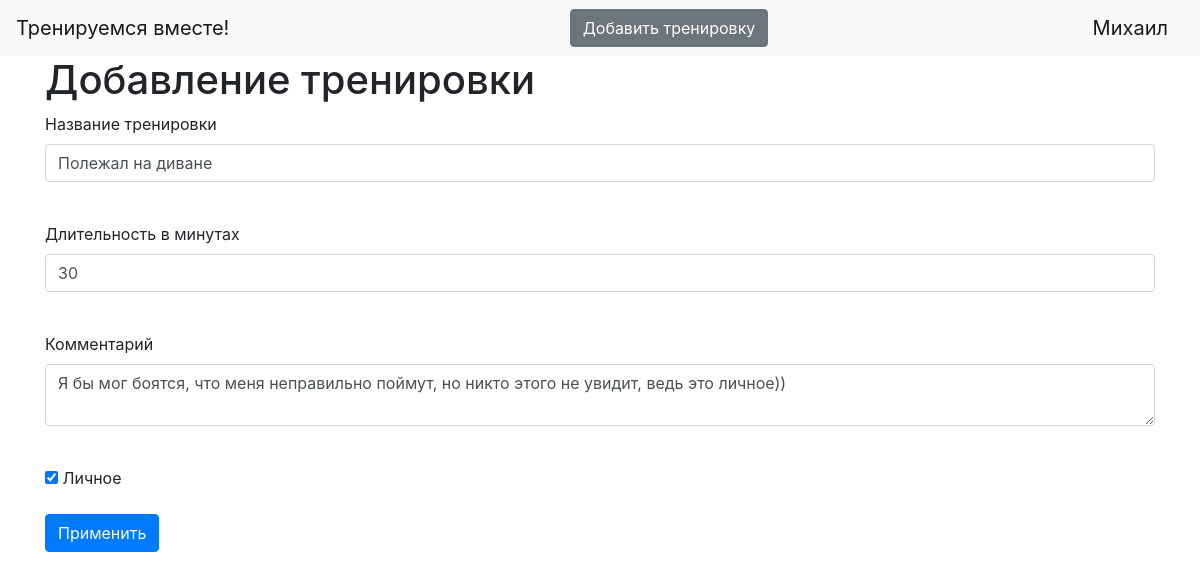
Page /news/2 (signed in) on the committed database.
### data/users.py (models this page shows, shortened)
class User(SqlAlchemyBase, UserMixin):
    __tablename__ = 'users'
    id = sqlalchemy.Column(sqlalchemy.Integer,
                           primary_key=True, autoincrement=True)
    name = sqlalchemy.Column(sqlalchemy.String, nullable=True)
    about = sqlalchemy.Column(sqlalchemy.String, nullable=True)
    email = sqlalchemy.Column(sqlalchemy.String,
                              index=True, unique=True, nullable=True)
    hashed_password = sqlalchemy.Column(sqlalchemy.String, nullable=True)
    created_date = sqlalchemy.Column(sqlalchemy.DateTime,
                                     default=datetime.datetime.now)

### data/newss.py (models this page shows)
class News(SqlAlchemyBase):
    __tablename__ = 'news'
    id = sqlalchemy.Column(sqlalchemy.Integer,
                           primary_key=True, autoincrement=True)
    title = sqlalchemy.Column(sqlalchemy.String, nullable=True)
    duration = sqlalchemy.Column(sqlalchemy.Integer, nullable=True)
    content = sqlalchemy.Column(sqlalchemy.String, nullable=True)
    created_date = sqlalchemy.Column(sqlalchemy.DateTime,
                                     default=datetime.datetime.now())
    is_private = sqlalchemy.Column(sqlalchemy.Boolean, default=True)
    user_id = sqlalchemy.Column(sqlalchemy.Integer,
                                sqlalchemy.ForeignKey("users.id"))
    user = orm.relationship('User')

### main.py (the view, shortened to what this page needs)
@app.route('/news/<int:id>', methods=['GET', 'POST'])
@login_required
def edit_news(id):
    form = newss.NewsForm()
    if request.method == "GET":
        db_sess = db_session.create_session()
        news = db_sess.query(newss.News).filter(newss.News.id == id,
                                          newss.News.user == current_user
                                          ).first()
        if news:
            form.title.data = news.title
            form.duration.data = news.duration
            form.content.data = news.content
            form.is_private.data = news.is_private
        else:
            abort(404)
    return render_template('news.html',
                           title='Редактирование тренировки',
                           form=form)

### data/newss.py
class NewsForm(FlaskForm):
    title = StringField('Название тренировки', validators=[DataRequired()])
    duration = IntegerField('Длительность в минутах')
    content = TextAreaField("Комментарий")
    is_private = BooleanField("Личное")
    submit = SubmitField('Применить')

### data/db_session.py (called while the page is built)
def create_session() -> Session:
    global __factory
    return __factory()

### main.py (called while the page is built)
@login_manager.user_loader
def load_user(user_id):
    db_sess = db_session.create_session()
    return db_sess.query(users.User).get(user_id)

### templates/news.html (shortened to what this page needs)
{% extends "base.html" %}
{% block content %}
<h1>Добавление тренировки</h1>
<form action="" method="post">
    <p>
        {{ form.title.label }}<br>
        {{ form.title(class="form-control") }}<br>
    </p>
    <p>
        {{ form.duration.label }}<br>
        {{ form.duration(class="form-control") }}<br>
    </p>
    <p>
        {{ form.content.label }}<br>
        {{ form.content(class="form-control") }}<br>
    </p>
    <p>{{ form.is_private() }} {{ form.is_private.label }}</p>
    <p>{{ form.submit(type="submit", class="btn btn-primary") }}</p>
</form>
{% endblock %}

### templates/base.html (shortened to what this page needs)
<!doctype html>
<html lang="en">
<head>
    <link rel="stylesheet"
          href="https://stackpath.bootstrapcdn.com/bootstrap/4.4.1/css/bootstrap.min.css"
>
</head>
<body>
<header>
    <nav class="navbar navbar-light bg-light">
        <a class="navbar-brand" href="#">Тренируемся вместе!</a>
	{% if current_user.is_authenticated %}
    		<a href="news" class="btn btn-secondary">Добавить тренировку</a>
	{% endif %}
	{% if current_user.is_authenticated %}
    		<a class="navbar-brand" href="/logout">{{ current_user.name }}</a>
	{% else %}
    		<p>
        		<a class="btn btn-primary " href="/register">Зарегистрироваться</a>
        		<a class="btn btn-success" href="/login">Войти</a>
    		</p>
	{% endif %}
    </nav>
</header>
<main role="main" class="container">
    {% block content %}{% endblock %}
</main>
</body>
</html>

### rows in the picture
User: name "Михаил"
News: title "Полежал на диване", duration "30", content "Я бы мог боятся, что меня неправильно поймут, но никто этого не увидит, ведь это личное))", is_private "☑"
